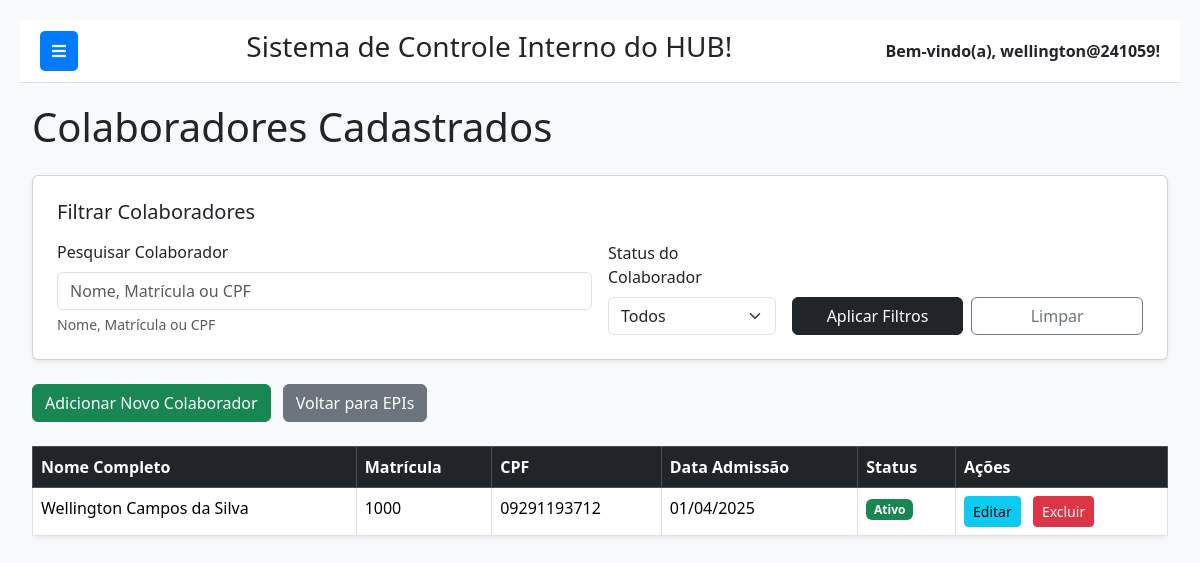
Screenshot of /epis/colaboradores/ (signed in) with the database file from the repository.
### epi/models.py (models this page shows, shortened)
class Colaborador(models.Model):
    nome_completo = models.CharField(max_length=255, verbose_name="Nome Completo")
    matricula = models.CharField(max_length=50, unique=True, verbose_name="Matrícula")
    cpf = models.CharField(max_length=14, unique=True, verbose_name="CPF", help_text="Formato: XXX.XXX.XXX-XX")
    data_admissao = models.DateField(verbose_name="Data de Admissão", default=timezone.now)
    ativo = models.BooleanField(default=True, verbose_name="Ativo")
    class Meta:
        verbose_name = "Colaborador"
        verbose_name_plural = "Colaboradores"
        ordering = ['nome_completo']

### epi/views.py (the view)
# urls.py: path('colaboradores/', views.listar_colaboradores, name='listar_colaboradores'),
@login_required
def listar_colaboradores(request):
    colaboradores = Colaborador.objects.all()
    filter_form = ColaboradorFilterForm(request.GET)
    if filter_form.is_valid():
        search_query = filter_form.cleaned_data.get('search_query')
        ativo = filter_form.cleaned_data.get('ativo')
        if search_query:
            colaboradores = colaboradores.filter(
                Q(nome_completo__icontains=search_query) |
                Q(matricula__icontains=search_query) |
                Q(cpf__icontains=search_query)
            )
        if ativo is not None and ativo != '':
            if ativo == 'True':
                colaboradores = colaboradores.filter(ativo=True)
            elif ativo == 'False':
                colaboradores = colaboradores.filter(ativo=False)
    colaboradores = colaboradores.order_by('nome_completo')
    context = {
        'colaboradores': colaboradores,
        'filter_form': filter_form,
        'active_page': 'colaboradores',
    }
    return render(request, 'epi/listar_colaboradores.html', context)

### epi/forms.py
class ColaboradorFilterForm(forms.Form):
    search_query = forms.CharField(
        max_length=200,
        required=False,
        label='Pesquisar Colaborador',
        help_text='Nome, Matrícula ou CPF',
        widget=forms.TextInput(attrs={'placeholder': 'Pesquisar colaborador...'})
    )
    ativo = forms.ChoiceField(
        choices=[('', 'Todos'), ('True', 'Ativo'), ('False', 'Inativo')],
        required=False,
        label='Status do Colaborador'
    )
    def __init__(self, *args, **kwargs):
        super().__init__(*args, **kwargs)
        for field_name, field in self.fields.items():
            if isinstance(field.widget, (forms.TextInput, forms.Select, forms.Textarea)):
                field.widget.attrs['class'] = 'form-control'
            elif isinstance(field.widget, forms.CheckboxInput):
                field.widget.attrs['class'] = 'form-check-input'
                if field_name == 'ativo':
                    field.widget.attrs['class'] = 'form-check-input mt-0'

### epi/templates/epi/listar_colaboradores.html (shortened to what this page needs)
{% extends 'base.html' %}
{% load widget_tweaks %}
{% block content %}
    <h1 class="mb-4">Colaboradores Cadastrados</h1>
    <div class="card mb-4 p-4 shadow-sm">
        <h5 class="mb-3">Filtrar Colaboradores</h5>
        <form method="get" class="row g-3 align-items-end">
            <div class="col-md-6">
                <label for="id_search_query" class="form-label">{{ filter_form.search_query.label }}</label>
                {% render_field filter_form.search_query class="form-control" placeholder=filter_form.search_query.help_text %}
                <div class="form-text text-muted">{{ filter_form.search_query.help_text }}</div>
            </div>
            <div class="col-md-2">
                <label for="id_ativo" class="form-label">{{ filter_form.ativo.label }}</label>
                {% render_field filter_form.ativo class="form-select" %}
            </div>
            <div class="col-md-4 d-flex align-items-end">
                <button type="submit" class="btn btn-dark w-100 me-2">Aplicar Filtros</button>
                <a href="{% url 'listar_colaboradores' %}" class="btn btn-outline-secondary w-100">Limpar</a>
            </div>
        </form>
    </div>
    <p class="mb-4">
        <a href="{% url 'adicionar_colaborador' %}" class="btn btn-success me-2">Adicionar Novo Colaborador</a>
        <a href="{% url 'listar_epis' %}" class="btn btn-secondary">Voltar para EPIs</a>
    </p>
    {% if colaboradores %}
        <div class="table-responsive">
            <table class="table table-hover table-bordered bg-white shadow-sm rounded">
                <thead class="table-dark">
                    <tr>
                        <th>Nome Completo</th>
                        <th>Matrícula</th>
                        <th>CPF</th>
                        <th>Data Admissão</th>
                        <th>Status</th>
                        <th>Ações</th>
                    </tr>
                </thead>
                <tbody>
                    {% for colaborador in colaboradores %}
                        <tr>
                            <td>{{ colaborador.nome_completo }}</td>
                            <td>{{ colaborador.matricula }}</td>
                            <td>{{ colaborador.cpf }}</td>
                            <td>{{ colaborador.data_admissao|date:"d/m/Y" }}</td>
                            <td>
                                {% if colaborador.ativo %}
                                    <span class="badge bg-success">Ativo</span>
                                {% else %}
                                    <span class="badge bg-danger">Inativo</span>
                                {% endif %}
                            </td>
                            <td>
                                <a href="{% url 'editar_colaborador' colaborador.pk %}" class="btn btn-sm btn-info me-2">Editar</a>
                                <form action="{% url 'excluir_colaborador' colaborador.pk %}" method="post" style="display:inline;" onsubmit="return confirm('Tem certeza que deseja excluir o colaborador \\'{{ colaborador.nome_completo }}\\''?');">
                                    <button type="submit" class="btn btn-sm btn-danger">Excluir</button>
                                </form>
                            </td>
                        </tr>
                    {% endfor %}
                </tbody>
            </table>
        </div>
    {% else %}
        <div class="alert alert-info" role="alert">
            Nenhum Colaborador encontrado com os critérios de filtro.
        </div>
    {% endif %}
{% endblock %}

### templates/base.html (shortened to what this page needs)
{% load static %}
<!DOCTYPE html>
<html lang="pt-br">
<head>
    <link href="https://cdn.jsdelivr.net/npm/bootstrap@5.3.3/dist/css/bootstrap.min.css" rel="stylesheet">
    <link rel="stylesheet" href="https://cdnjs.cloudflare.com/ajax/libs/font-awesome/5.15.4/css/all.min.css" />
</head>
<body>
    <div class="main-content" id="main-content">
        <div class="navbar-top">
            <button class="toggle-btn" id="sidebarToggle">
                <i class="fas fa-bars"></i>
            </button>
            <div class="system-name">
                <h3>Sistema de Controle Interno do HUB!</h3>
            </div>
            <div class="user-info">
                Bem-vindo(a), {{ request.user.username }}!
            </div>
        </div>
        <div class="container-fluid">
            {% block content %}
            {% endblock %}
        </div>
    </div>
</body>
</html>

### templates/base.html (style rules this page uses)
body { display: flex; min-height: 100vh; background-color: #f8f9fa; }
.main-content { flex-grow: 1; padding: 20px; transition: margin-left 0.3s ease-in-out; margin-left: 0; }
.navbar-top { background-color: #ffffff; border-bottom: 1px solid #dee2e6; padding: 10px 20px; display: flex; justify-content: space-between; align-items: center; margin-bottom: 20px; }
.navbar-top .user-info { font-weight: bold; }
.toggle-btn { background-color: #007bff; color: white; border: none; padding: 8px 12px; border-radius: 5px; cursor: pointer; margin-right: 15px; }

### rows the page displays
Colaborador: nome_completo "Wellington Campos da Silva", matricula "1000", cpf "09291193712", data_admissao "01/04/2025", ativo "Ativo"

### other values shown
{{ request.user.username }} "wellington@241059"
{{ filter_form.search_query.label }} "Pesquisar Colaborador"
{{ filter_form.search_query.help_text }} "Nome, Matrícula ou CPF"
{{ filter_form.ativo.label }} "Status do Colaborador"
